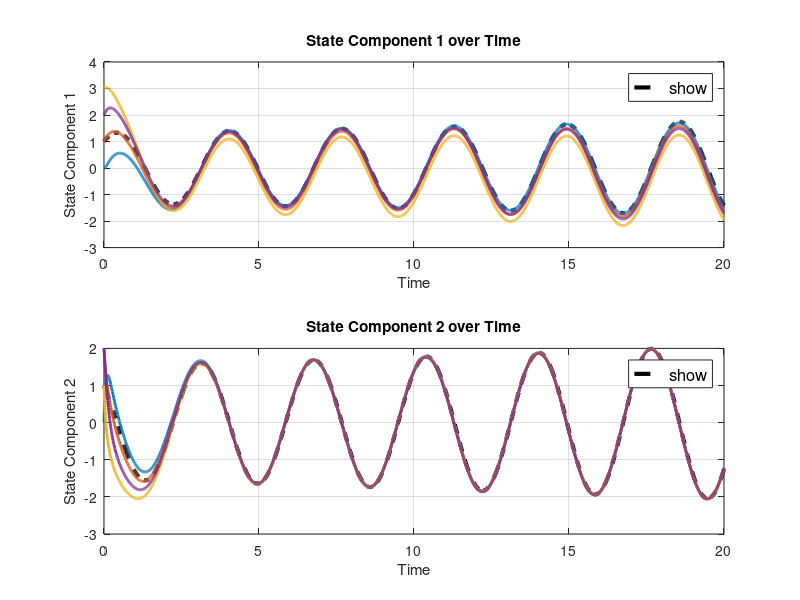
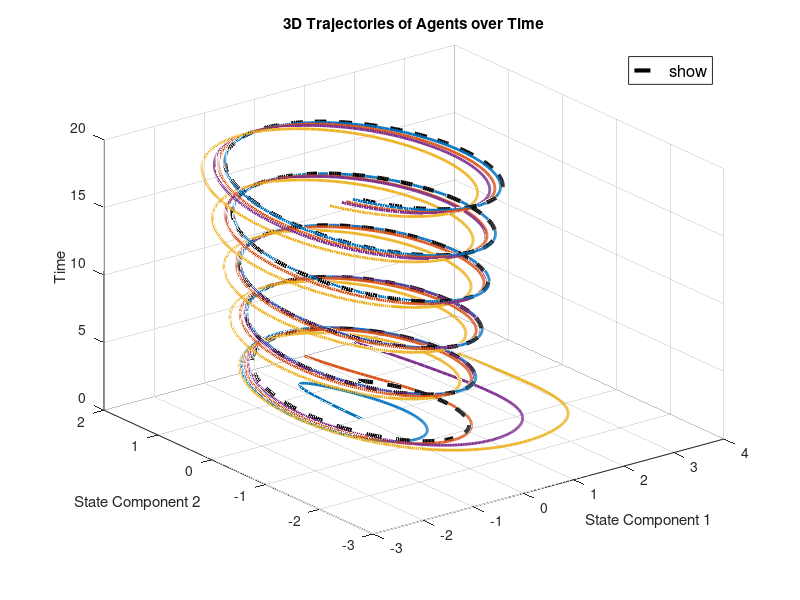

MATLAB code for these plots, in order:
% MATLAB script for consensus protocol with system dynamics where Agent 1 follows a reference model
clc; clear; close all;

% Parameters
num_agents = 5;                     % Number of agents (Agent 1 is the leader + 4 followers)
time_step = 0.01;                   % Time step for simulation
total_time = 20;                    % Total simulation time
num_steps = total_time / time_step; % Number of simulation steps

% Time vector
time = linspace(0, total_time, num_steps);

% System matrices
A = [0 1.5; -2 0];       % Dynamics matrix for each agent (2x2)
B = [0; 1];              % Input matrix for each agent (2x1)
C = [1 0];               % Output matrix (observing the first state only)

% LQR cost matrices
Q = 0.1 * eye(2);        % State-cost matrix
R = 0.01;                % Input-cost matrix

% Adjacency matrix representing connectivity between agents (including leader as Agent 1)
A_adj = [0 1 1 0 0;
         1 0 1 1 0;
         1 1 0 1 1;
         0 1 1 0 1;
         0 0 1 1 0];

% Degree matrix and Laplacian matrix
D = diag(sum(A_adj, 2));
L = D - A_adj;

% Compute the eigenvalues of the Laplacian matrix
lambda = eig(L);

% Calculate individual LQR gain matrices for each follower based on Laplacian eigenvalues
K_array = zeros(num_agents - 1, 2); % LQR gains for each follower (row per agent)
for i = 2:num_agents                % Skip lambda_1 = 0 (consensus mode)
    lambda_i = sqrt(lambda(i));
    K_array(i - 1, :) = lqr(A, lambda_i * B, Q, R); % Compute LQR gain for each follower
end

% Store the history of states for plotting
x_history = zeros(num_agents, 2, num_steps);

% Initial states
x_ref = [1; 1];                  % Initial state of the reference model for Agent 1

% Initial states of followers
x_followers = [0 0;
               1 2;
               3 1;
               2 2];             % Each row corresponds to a follower's initial state

% Initialize history
x_history(1, :, 1) = x_ref';     % Initial state of Agent 1
x_history(2:end, :, 1) = x_followers;

% Define the uncertainties for each follower agent
delta_funcs = {
    @(t) (2 + sin(0.6 * t)) * [0.1; 0.2];    % delta_1(t)
    @(t) (-1 + sin(0.85 * t)) * [0.2; 0.4];  % delta_2(t)
    @(t) (-4 + sin(0.25 * t)) * [0.3; 0.6];  % delta_3(t)
    @(t) (1 + sin(0.25 * t)) * [0.4; 0.8];   % delta_4(t)
};

% Initialize uncertainty estimates and adaptive gains
delta_hat = zeros(num_agents - 1, 1);      % Estimated uncertainties for each follower (scalar)
gamma = ones(num_agents - 1, 1) * 1.0;     % Adaptation gains
delta_bound = ones(num_agents - 1, 1) * 5; % Bounds for the projection operator

% Consensus protocol update loop
for k = 2:num_steps
    t = time(k); % Current time
    
    % Update Agent 1 (reference model) with its own dynamics
    x_ref = x_ref + time_step * (A * x_ref);
    
    % Initialize control input for followers
    u = zeros(num_agents - 1, 1);
    
    % Calculate control inputs and uncertainties for each follower agent
    for i = 1:num_agents - 1
        % Extract the LQR gain for the current follower
        K_i = K_array(i, :);
        
        % Compute the tracking error between follower i and the leader
        e_i = x_followers(i, :)' - x_ref;
        
        % Compute the consensus error between follower i and its neighbors
        consensus_error = zeros(size(x_ref));
        for j = 1:num_agents
            if A_adj(i + 1, j) == 1  % If agent j is a neighbor of agent i
                if j == 1            % Agent 1 is the leader
                    x_j = x_ref;
                else
                    x_j = x_followers(j - 1, :)';
                end
                consensus_error = consensus_error + (x_followers(i, :)' - x_j);
            end
        end
        
        % Compute the total error
        e_total = e_i + consensus_error;
        
        % Update the uncertainty estimate using projection operator
        delta_hat(i) = delta_hat(i) + time_step * (-gamma(i) * e_i(2));
        % Apply projection to keep the estimate within bounds
        if delta_hat(i) > delta_bound(i)
            delta_hat(i) = delta_bound(i);
        elseif delta_hat(i) < -delta_bound(i)
            delta_hat(i) = -delta_bound(i);
        end
        
        % Compute the control input for follower i, compensating for the estimated uncertainty
        u(i) = -K_i * e_total - delta_hat(i);
    end
    
    % Compute actual uncertainties for each follower agent
    deltas = zeros(num_agents - 1, 2);
    for i = 1:num_agents - 1
        deltas(i, :) = delta_funcs{i}(t)';
        % Zero out the first component to focus on the second state
        deltas(i, 1) = 0;
    end
    
    % Update each follower's state based on system dynamics and uncertainties
    x_dot_followers = (A * x_followers')' + (B * u')' + deltas; % Include uncertainties
    x_followers = x_followers + time_step * x_dot_followers;     % Update follower states
    
    % Store the states for plotting
    x_history(1, :, k) = x_ref';       % Update Agent 1's state (leader)
    x_history(2:end, :, k) = x_followers;
end

% Plot results for each component of each agent's state
figure;
subplot(2, 1, 1);
% Plot Agent 1 (reference model)
plot(time, squeeze(x_history(1, 1, :)), 'k--', 'LineWidth', 3, 'DisplayName', 'Agent 1 (Reference Model)');
hold on;
% Plot the followers
colors = lines(num_agents - 1);  % Use distinct colors for followers
for i = 2:num_agents
    plot(time, squeeze(x_history(i, 1, :)), 'LineWidth', 2, 'Color', colors(i - 1, :), ...
         'DisplayName', sprintf('Agent %d', i));
end
xlabel('Time');
ylabel('State Component 1');
title('State Component 1 over Time');
legend('show', 'Location', 'northeast', 'FontSize', 12);
grid on;

subplot(2, 1, 2);
% Plot Agent 1 (reference model)
plot(time, squeeze(x_history(1, 2, :)), 'k--', 'LineWidth', 3, 'DisplayName', 'Agent 1 (Reference Model)');
hold on;
% Plot the followers
for i = 2:num_agents
    plot(time, squeeze(x_history(i, 2, :)), 'LineWidth', 2, 'Color', colors(i - 1, :), ...
         'DisplayName', sprintf('Agent %d', i));
end
xlabel('Time');
ylabel('State Component 2');
title('State Component 2 over Time');
legend('show', 'Location', 'northeast', 'FontSize', 12);
grid on;

% Adjust the overall figure properties for better readability
set(gcf, 'Position', [100, 100, 800, 600]); % Resize figure window

% Add 3D plot for the system trajectories
figure;
hold on;
% Plot Agent 1 (reference model) trajectory
plot3(squeeze(x_history(1, 1, :)), squeeze(x_history(1, 2, :)), time, 'k--', 'LineWidth', 3, 'DisplayName', 'Agent 1 (Reference Model)');
% Plot the followers' trajectories
for i = 2:num_agents
    plot3(squeeze(x_history(i, 1, :)), squeeze(x_history(i, 2, :)), time, 'LineWidth', 2, 'Color', colors(i - 1, :), ...
         'DisplayName', sprintf('Agent %d', i));
end
xlabel('State Component 1');
ylabel('State Component 2');
zlabel('Time');
title('3D Trajectories of Agents over Time');
legend('show', 'Location', 'northeast', 'FontSize', 12);
grid on;
view(3); % Adjust the view angle for better visualization